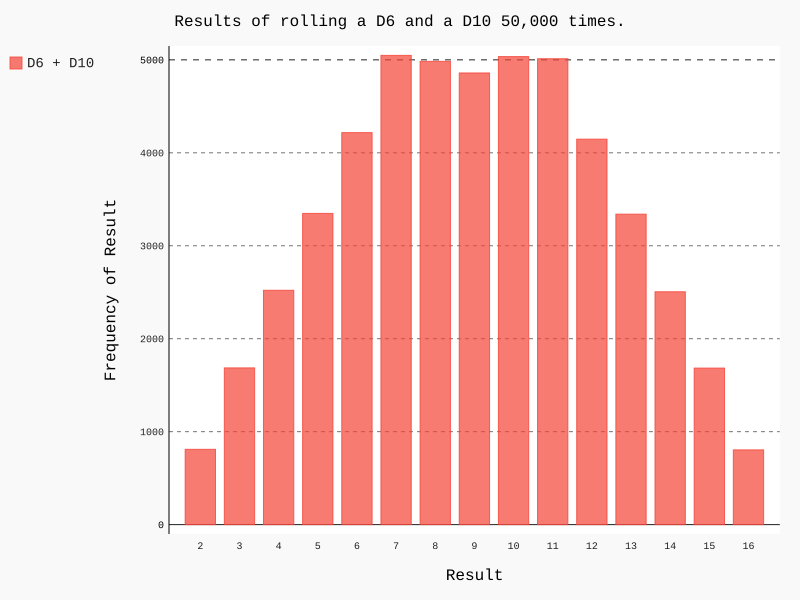

The Python source for this figure:
# -*- coding:utf-8 -*-
import pygal
from die import Die

# 创建一个D6和一个D10
die_1 = Die()
die_2 = Die(10)

# 掷骰子多次，并将结果存储在一个列表中
results = []
for roll_num in range(50000):
    result = die_1.roll() + die_2.roll()
    results.append(result)

# 分析结果
frequencies = []
max_result = die_1.num_sides + die_2.num_sides
for value in range(2, max_result+1):
    frequency = results.count(value)
    frequencies.append(frequency)

# 对结果进行可视化
hist = pygal.Bar()
hist.title = "Results of rolling a D6 and a D10 50,000 times."
hist.x_labels = ['2', '3', '4', '5', '6', '7', '8', '9', '10', '11', '12', '13', '14', '15', '16']
hist.x_title = "Result"
hist.y_title = "Frequency of Result"

hist.add('D6 + D10', frequencies)
hist.render_to_file('different_dice.svg')
print(frequencies)
